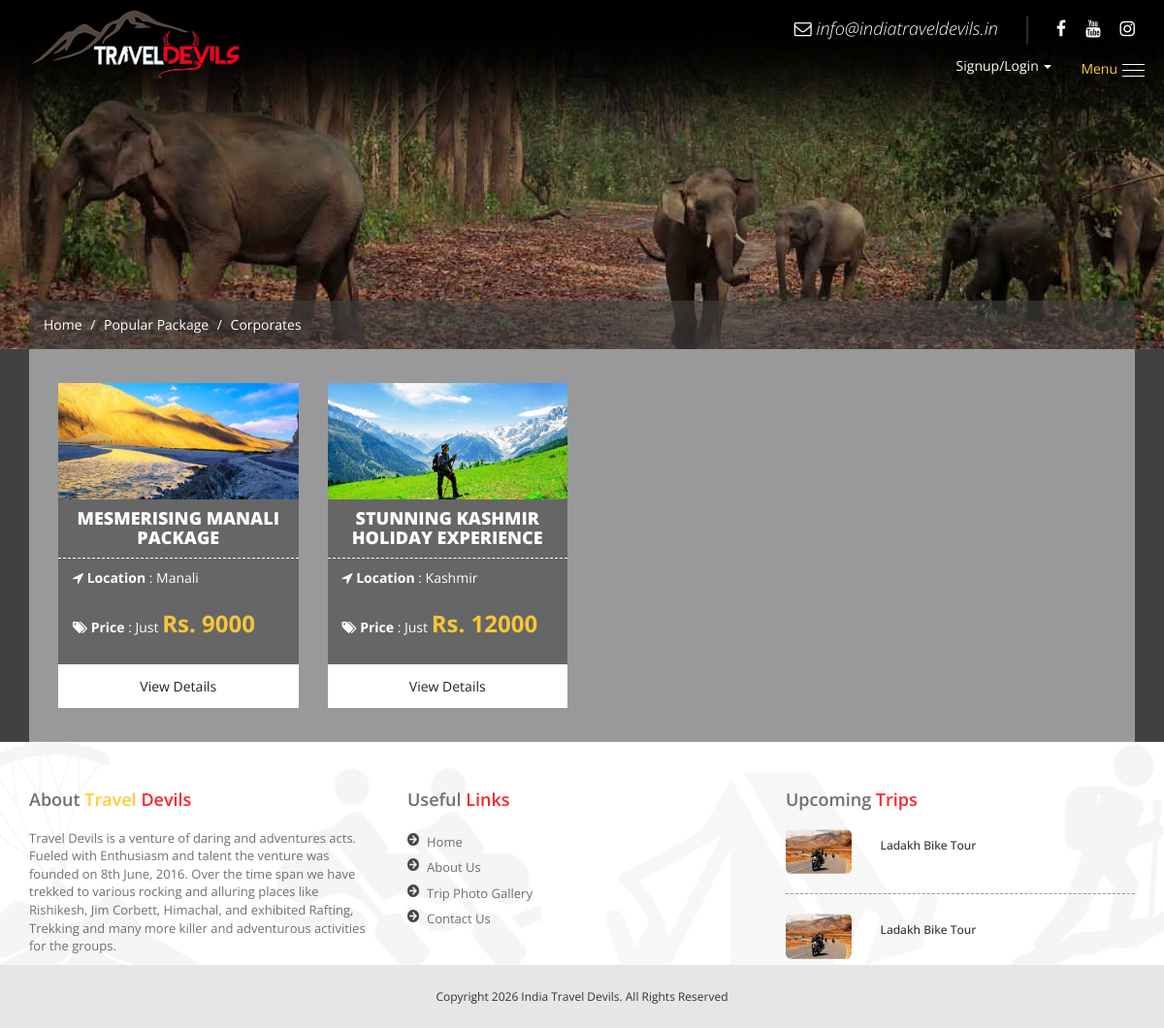
Screenshot of /tourism-management-system/popular-package.php?type=1 with the database file from the repository.
### tables this page shows
CREATE TABLE `tbl_packagetype` (
  `id` int(11) NOT NULL,
  `package_type` varchar(255) NOT NULL,
  `created_at` timestamp NOT NULL DEFAULT current_timestamp() ON UPDATE current_timestamp()
);

CREATE TABLE `tbl_tourpackage` (
  `id` int(11) NOT NULL,
  `package_name` varchar(255) NOT NULL,
  `package_type` smallint(6) NOT NULL,
  `package_location` varchar(255) NOT NULL,
  `package_price` int(11) NOT NULL,
  `package_details` text NOT NULL,
  `package_image` varchar(255) NOT NULL,
  `created_at` timestamp NOT NULL DEFAULT current_timestamp() ON UPDATE current_timestamp()
);

### tourism-management-system/popular-package.php (the view)
<?php include('header.php'); ?>
<section class="inner-2"> <img src="images/inner2.jpg" alt="">
<div class="pagination_b">
<div class="container">
<ul class="pagi-inner">
<li><a href="index.php">Home </a></li>
<li><a href="#0"> Popular Package </a></li>
<?php
include '_dbconnect.php';
$type= $_GET['type'];
$sql_package = "SELECT * from  tbl_packagetype where id='$type'";
$result_package = mysqli_query($conn, $sql_package);
$row_package = mysqli_fetch_assoc($result_package);?>
<li><a href="#0"> <?php echo $row_package['package_type']; ?></a></li>
</ul>
</div>
</div>
</section>
<section class="inner-3">
<div class="container">
<div  style="background:#999; padding:15px; display:flow-root">
<?php
include '_dbconnect.php';
$sql_package = "SELECT * from  tbl_tourpackage where package_type='$type'";
$result_package = mysqli_query($conn, $sql_package);
if (mysqli_num_rows($result_package) > 0) {
   while ($row_package = mysqli_fetch_assoc($result_package)) {?>
<div class="col-md-3">
<div class="card">
<div class="card_img"> <img src="images/<?php echo $row_package['package_image']; ?>" alt=""> </div>
<div class="card_data">
		<h3><?php echo $row_package['package_name']; ?></h3>
		<ul class="process">
				<li><i class="fa fa-location-arrow" aria-hidden="true"></i> <strong>Location</strong> : <?php echo $row_package['package_location']; ?></li>
				<li><i class="fa fa-tags" aria-hidden="true"></i> <strong>Price </strong> : <span class="price_color">Just <span class="price"> Rs. <?php echo $row_package['package_price']; ?></span></span></li>
		</ul>
		<?php if($loggedin){
		echo '<div class="btn-flex"> <a href="package-details.php?id='.$row_package["id"].'&type='.$type.'" class="btn-detail">View Details</a></div>';
		 } else {?>
                  <div class="btn-flex"> <a style="cursor:pointer;" data-toggle="modal" data-target="#loginModal" class="btn-detail">View Details</a></div>
		<?php } ?>
</div>
</div>
</div>
<?php
}
}
?>
</div>
</section>
<?php include('footer.php'); ?>

### tourism-management-system/css/style.css (style rules this page uses)
body { font-family: 'Open Sans', sans-serif; }
img { display: inline-block; max-width: 100%; }
ul { margin: 0; padding: 0; display: flow-root; }
ul li { list-style: none; float: left }
input#mc-embedded-subscribe, input#mc-embedded-subscribe:hover, .pop_p, .pop_p:hover h3, a, a:hover { text-decoration: none; display: inline-block; transition: 0.3s ease-in-out; }
ul.pagi-inner li { display: inline-block; float: none; }
ul.pagi-inner li a { color: #fff; }
.pagi-inner>li+li:before { padding: 0 5px; color: #fff; content: "/\00a0"; }
.pagination_b { position: absolute; bottom: 0; right: 0; left: 0; margin-bottom: 0; }
.pagination_b .pagi-inner { background: rgba(65,65,65,0.60); padding: 15px }
section.inner-2 { position: relative; }
.inner-3 { background: #414141; }
ul.process>li { float: none; color: white; padding: 10px 0; }
ul.process { margin-bottom: 16px; }
.card_img { position: relative; overflow: hidden }
.card_data { background: #666666; display: flow-root }
.card_data h3 { color: #fff; margin: 0; padding: 10px; text-align: center; font-size: 18px; text-transform: uppercase; font-weight: 900; border-bottom: 1px dashed; }
span.price { font-size: 24px; font-weight: bold; color: #f7c637; }
.card_data .process { margin: 0 15px 15px; }
a.btn-detail, .btn-submit { width: 100%; text-align: center; color: #222222; line-height: 45px; background: #f7c637 }
.btn-flex { display: flex; }
a.btn-detail { background: #fff; }
.card { margin: 20px 0; }
section.inner-2 img { width: 100%; }

### rows the page displays
tbl_packagetype: package_type "Corporates"
tbl_tourpackage: package_image (picture), package_name "MESMERISING MANALI PACKAGE", package_location "Manali", package_price "9000"
tbl_tourpackage: package_image (picture), package_name "STUNNING KASHMIR HOLIDAY EXPERIENCE", package_location "Kashmir", package_price "12000"
